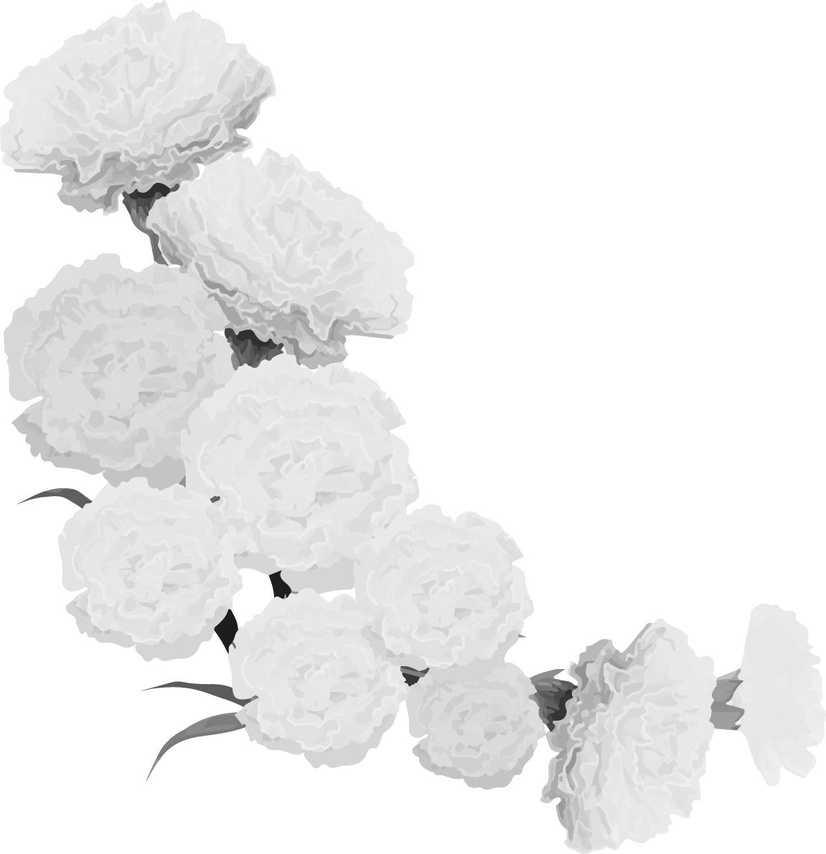
#> input picture ml1_05/img/red.jpg, 826 x 854 px, shrunk from 1151 x 1191 before the run
$ python ml1_05_02.py
#> lines starting #> are read from the running program, lines starting #| are printed output that depends on the picture
"""
RGBの３つの画像を読込み行列に変換
３つの画像を合成して元のRGB画像に戻しその画像を保存する
"""

from PIL import Image
import numpy as np

# 3つの画像を読み込む
red_image = Image.open('img/red.jpg')
#> red_image is the input picture: PIL image 826x854 L; min 9, max 255, mean 239.5
green_image = Image.open('img/green.jpg')
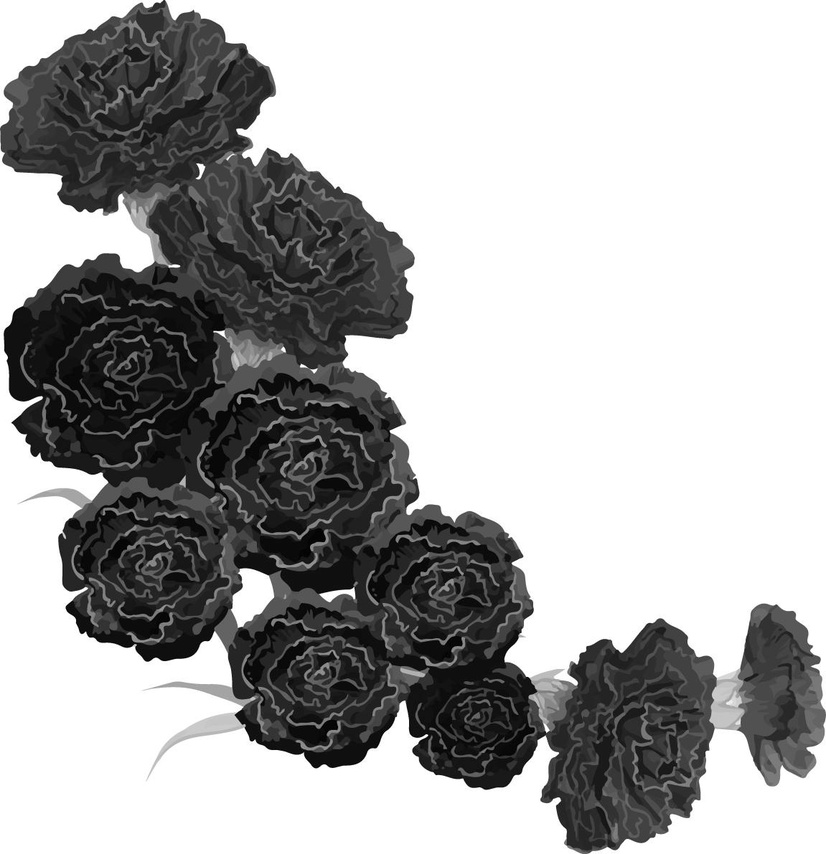
#> input picture ml1_05/img/green.jpg, 826 x 854 px, shrunk from 1151 x 1191 before the run
#> green_image is the input picture: PIL image 826x854 L; min 0, max 255, mean 172.3
blue_image = Image.open('img/blue.jpg')
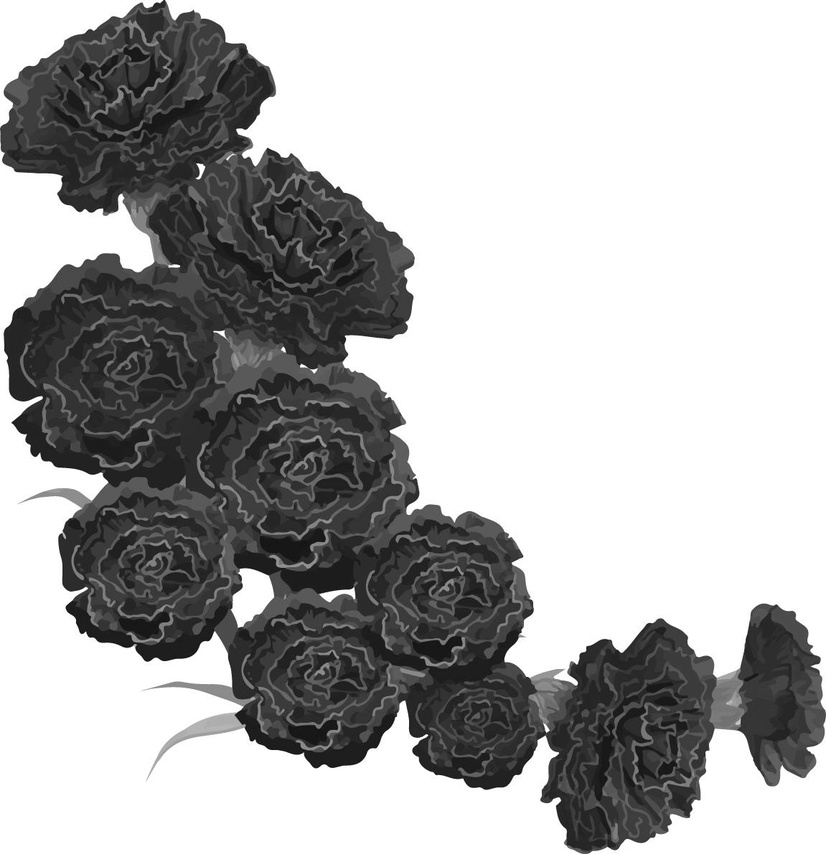
#> input picture ml1_05/img/blue.jpg, 826 x 854 px, shrunk from 1151 x 1191 before the run
#> blue_image is the input picture: PIL image 826x854 L; min 0, max 255, mean 174.6

# 画像をNumPy配列に変換
red_array = np.array(red_image)
green_array = np.array(green_image)
blue_array = np.array(blue_image)

# 赤、青、緑のチャネルを合成して元のRGB画像に戻す
rgb_array = np.dstack((red_array, green_array, blue_array))
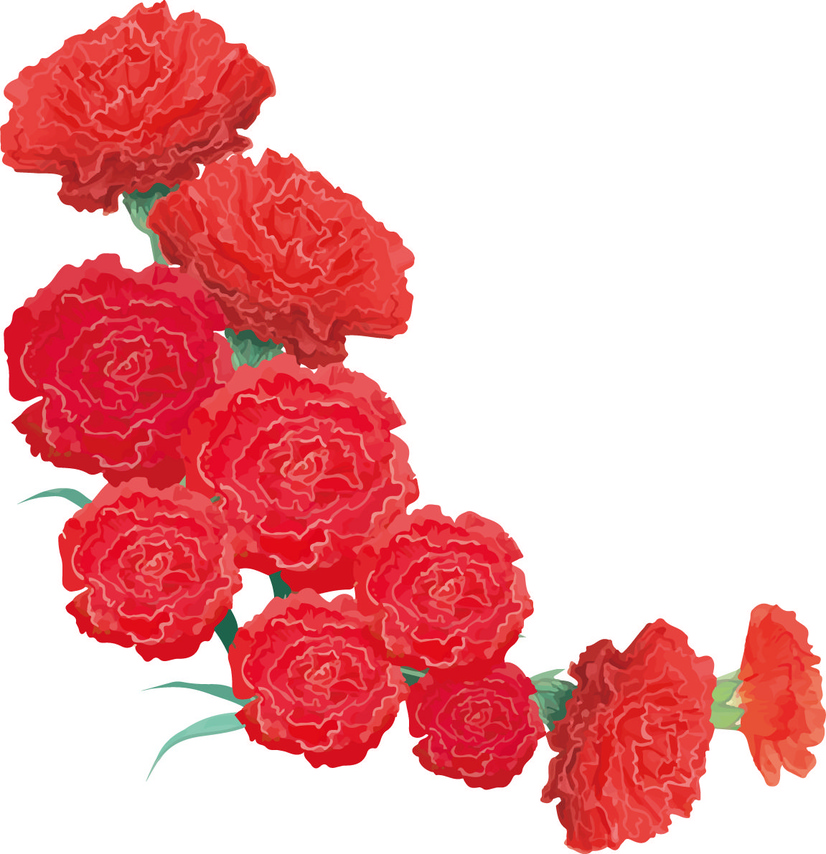
#> rgb_array: shape (854, 826, 3); mean of channels 0, 1, 2 239.5, 172.3, 174.6; drawn as R, G, B

# テンソルの(500,10)成分の出力
print("ここにテンソルの(500,10)成分の出力する")

# NumPy配列を画像に変換して保存
Image.fromarray(rgb_array).save('img/rgb_image.jpg')
